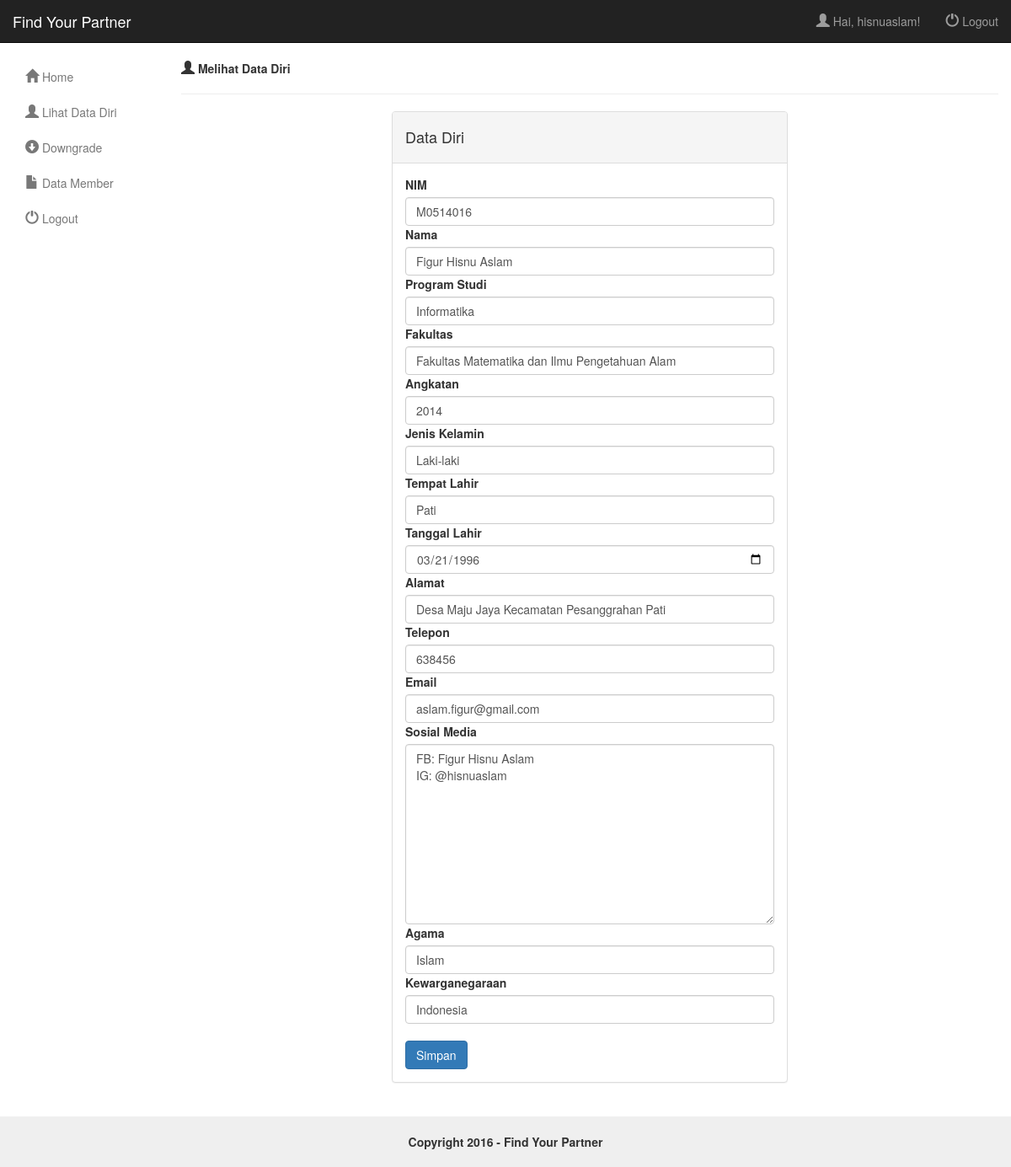
The app's page /datadirileader.php (signed in), older data.
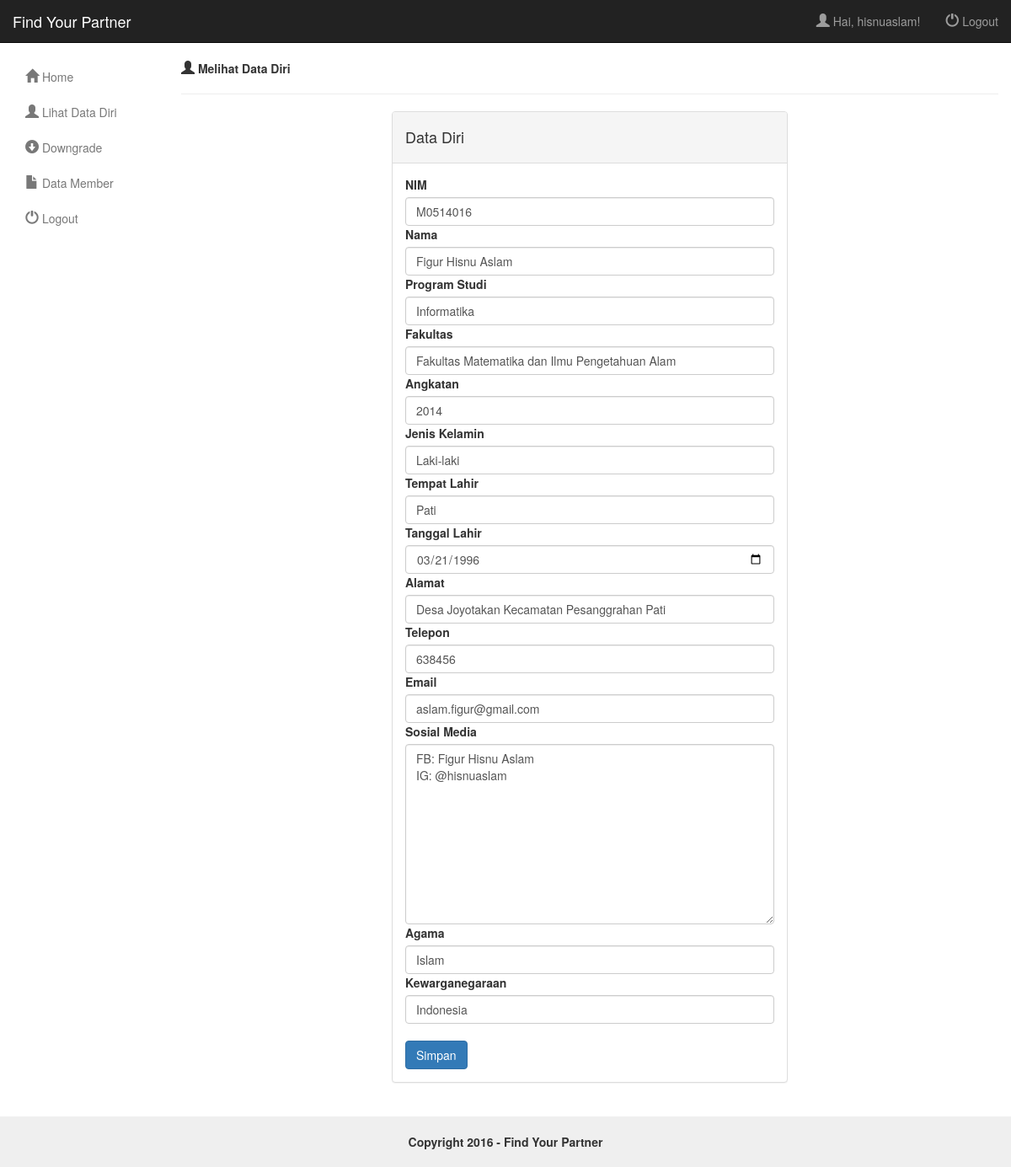
The same page, newer data.
### tables this page shows
CREATE TABLE `mahasiswa` (
  `nim` varchar(12) NOT NULL,
  `nama` varchar(50) NOT NULL,
  `prodi` varchar(60) NOT NULL,
  `fakultas` varchar(60) NOT NULL,
  `angkatan` int(4) NOT NULL,
  `jenis_kelamin` varchar(10) NOT NULL,
  `tempat_lahir` varchar(25) NOT NULL,
  `tanggal_lahir` date NOT NULL,
  `alamat` varchar(60) NOT NULL,
  `telepon` int(15) NOT NULL,
  `email` varchar(40) NOT NULL,
  `sosmed` text NOT NULL,
  `agama` varchar(20) NOT NULL,
  `kewarganegaraan` varchar(15) NOT NULL
);

### fungsi.php (called while the page is built)
<?php
	include("koneksiall.php");
	function getData($username){
		global $koneksi;
		$sql = "SELECT mahasiswa.nim, mahasiswa.nama, mahasiswa.prodi, mahasiswa.fakultas, mahasiswa.angkatan, mahasiswa.jenis_kelamin,
                   mahasiswa.tempat_lahir, mahasiswa.tanggal_lahir, mahasiswa.alamat, mahasiswa.telepon, mahasiswa.email, mahasiswa.sosmed,
                   mahasiswa.agama, mahasiswa.kewarganegaraan
            FROM mahasiswa
            INNER JOIN user
            ON mahasiswa.nim = user.nim AND user.username = '$username'";
    $result = mysqli_query($koneksi, $sql);
		if (mysqli_num_rows($result) > 0) {
			$row = mysqli_fetch_assoc($result);
			return $row;
		}
		return null;
	}
 ?>

### datadirileader.php (the view, shortened to what the changed rows need)
<?php
    include ("fungsi.php");
    $data = getData($_SESSION['username']);
?>
<!DOCTYPE html>
<html lang="en">
	<head>
		<link href="css/bootstrap.min.css" rel="stylesheet">
		<link href="css/styles.css" rel="stylesheet">
	</head>
	<body>
<div id="top-nav" class="navbar navbar-inverse navbar-static-top">
    <div class="container-fluid">
        <div class="navbar-header">
            <a class="navbar-brand" href="index.php">Find Your Partner</a>
        </div>
    </div>
</div>
<div class="container-fluid">
    <div class="row">
        <div class="col-sm-10">
            <div class="row">
              <div class="col-md-6">
                <div class="panel panel-default">
                    <div class="panel-body">
                      <form role="form" action="datadirileader.php" method="post">
                        <div class="control-group">
                            <div class="controls">
                                <input type="text" name="nim" class="form-control" value="<?php echo $data['nim'];?>" placeholder="Masukkan NIM Anda">
                            </div>
                        </div>
                        <div class="control-group">
                            <div class="controls">
                                <input type="text" name="nama" class="form-control" value="<?php echo $data['nama'];?>" placeholder="Masukkan Nama Anda">
                            </div>
                        </div>
                        <div class="control-group">
                            <div class="controls">
                                <input type="text" name="prodi" class="form-control" value="<?php echo $data['prodi'];?>" placeholder="Program Studi Anda">
                            </div>
                        </div>
                        <div class="control-group">
                            <div class="controls">
                                <input type="text" name="fakultas" class="form-control" value="<?php echo $data['fakultas'];?>" placeholder="Fakultas Anda">
                            </div>
                        </div>
                        <div class="control-group">
                            <div class="controls">
                                <input type="text" name="angkatan" class="form-control" value="<?php echo $data['angkatan'];?>" placeholder="Masukkan Angkatan Anda">
                            </div>
                        </div>
                        <div class="control-group">
                            <div class="controls">
                                <input type="text" name="jenis_kelamin" class="form-control" value="<?php echo $data['jenis_kelamin'];?>" placeholder="Jenis Kelamin Anda">
                            </div>
                        </div>
                        <div class="control-group">
                            <div class="controls">
                                <input type="text" name="tempat_lahir" class="form-control" value="<?php echo $data['tempat_lahir'];?>" placeholder="Tempat Lahir Anda">
                            </div>
                        </div>
                        <div class="control-group">
                            <div class="controls">
                                <input type="date" name="tanggal_lahir" class="form-control" value="<?php echo $data['tanggal_lahir'];?>" placeholder="Tanggal Lahir Anda">
                            </div>
                        </div>
                        <div class="control-group">
                            <div class="controls">
                                <input type="text" name="alamat" class="form-control" value="<?php echo $data['alamat'];?>" placeholder="Masukkan Alamat Anda">
                            </div>
                        </div>
                        <div class="control-group">
                            <div class="controls">
                                <input type="text" name="telepon" class="form-control" value="<?php echo $data['telepon'];?>" placeholder="Nomor Telepon Anda">
                            </div>
                        </div>
                        <div class="control-group">
                            <div class="controls">
                                <input type="text" name="email" class="form-control" value="<?php echo $data['email'];?>" placeholder="Masukkan Email Anda">
                            </div>
                        </div>
                        <div class="control-group">
                            <div class="controls">
                                <textarea class="form-control" cols="50" rows="10" name="sosmed" placeholder="Sosial Media Anda"><?php echo $data['sosmed'];?></textarea>
                            </div>
                        </div>
                        <div class="control-group">
                            <div class="controls">
                                <input type="text" name="agama" class="form-control" value="<?php echo $data['agama'];?>" placeholder="Agama Anda">
                            </div>
                        </div>
                        <div class="control-group">
                            <div class="controls">
                                <input type="text" name="kewarganegaraan" class="form-control" value="<?php echo $data['kewarganegaraan'];?>" placeholder="Kewarganegaraan Anda">
                            </div>
                        </div>
                      </form>
                    </div>
                </div>
              </div>
            </div>
        </div>
    </div>
</div>
	</body>
</html>

Row changes from the older to the newer data that the page shows:
changed mahasiswa "Figur Hisnu Aslam": alamat "Desa Maju Jaya Kecamatan Pesanggrahan Pati" → "Desa Joyotakan Kecamatan Pesanggrahan Pati"
